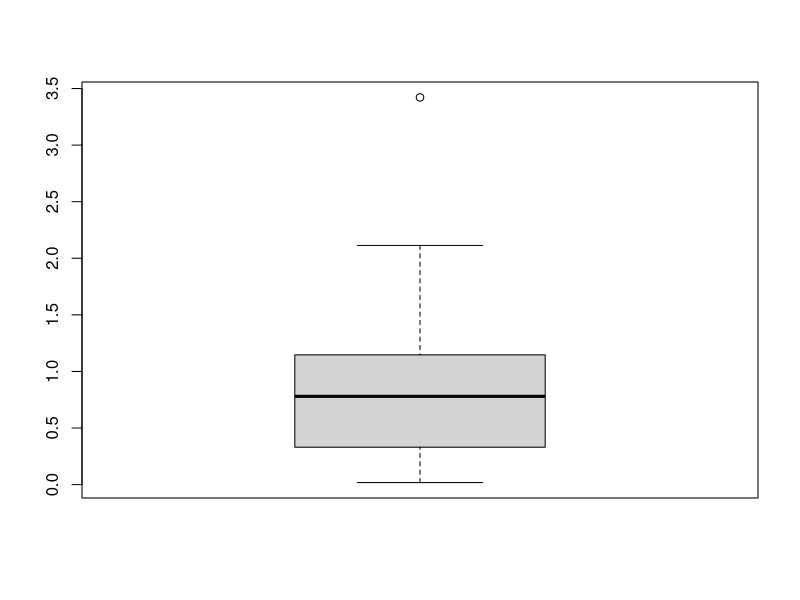
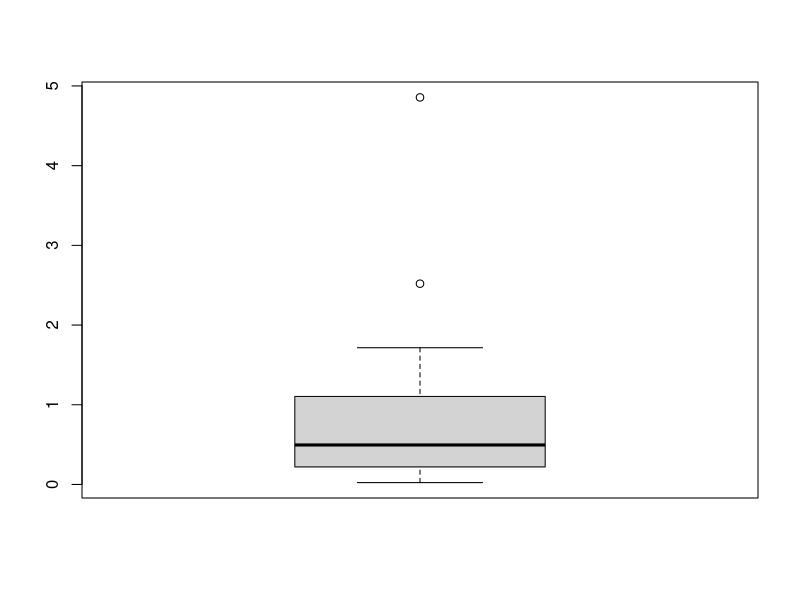

The R script that drew these images, in order:
## ---- chunk 1
library(readxl) #for reading excel
## ---- chunk 2
t1_minus_t2 <- read_excel("t1_minus_t2.xlsx")
## ---- chunk 3
numcolmax <- length(t1_minus_t2[1, ]) #original number of columns
distances <- as.data.frame(t1_minus_t2[ , c(1, seq(5, numcolmax, by = 4))]) #extracting, turning into dataframe

#str(distances) #look at; I commented this out using "#"; you can remove this

#columns were not in order (left and right were not necessarily beside each other); fixed using sort

distances <- distances[ , c(1, order(names(distances[, 2:45])) + 1)] #sorting, not including the first column

#str(distances) #look at; manually sorting it is; I commented this out using "#"; you can remove this

distances_sorted <- distances[ , c(1:20, 22, 21, 23, 24, 27, 25, 28, 26, 29, 32, 35, 30, 33, 31, 34, 36, 40, 37, 41, 38, 42, 39, 43, 44, 45)]  #here I am sorting manually; this could be rearranged in excel as well before starting

str(distances_sorted) #look at; it looks good now

## ---- chunk 4
as.data.frame(cbind(minimum = sapply(distances_sorted,min, na.rm = TRUE), maximum =  sapply(distances_sorted,max, na.rm = TRUE), average = sapply(distances_sorted,mean, na.rm = TRUE), median = sapply(distances_sorted,median, na.rm = TRUE))) #summary statistics
## ---- chunk 5
asym <- distances_sorted[ , 1]
for (landmark in 1:22){
   asym <- as.data.frame(cbind(asym, as.vector(abs(distances_sorted[, (2*landmark)] - distances_sorted[, (2*landmark + 1)]))))
}

names(asym) <- names(distances_sorted[ , c(1, seq(2, 44, by = 2))])
## ---- chunk 6
as.data.frame(cbind(minimum = sapply(asym, min, na.rm = TRUE), maximum =  sapply(asym, max, na.rm = TRUE), average = sapply(asym, mean, na.rm = TRUE), median = sapply(asym, median, na.rm = TRUE))) #summary statistics
## ---- chunk 7

boxplot(asym$k_l_dist)

print(asym$k_l_dist)

boxplot(asym$u6_l_furc_dist)

print(asym$u6_l_furc_dist)

## ---- chunk 8
#This below is no longer needed. This is where I manually removed the data with errors (the extreme outliers)

# distances_sorted$k_r_dist[22] <- NA #replacing extreme outlier with NA
# 
# distances_sorted$k_l_dist[22] <- NA #paired observation
# 
# distances_sorted$u6_l_furc_dist[19] <- NA #replacing extreme outlier with NA
# 
# distances_sorted$u6_r_furc_dist[19] <- NA #paired observation

## ---- chunk 9
as.data.frame(cbind(minimum = sapply(distances_sorted,min, na.rm = TRUE), maximum =  sapply(distances_sorted,max, na.rm = TRUE), average = sapply(distances_sorted,mean, na.rm = TRUE), median = sapply(distances_sorted,median, na.rm = TRUE))) #summary statistics
## ---- chunk 10
asym <- distances_sorted[ , 1]
for (landmark in 1:22){
   asym <- as.data.frame(cbind(asym, as.vector(abs(distances_sorted[, (2*landmark)] - distances_sorted[, (2*landmark + 1)]))))
}

names(asym) <- names(distances_sorted[ , c(1, seq(2, 44, by = 2))])
## ---- chunk 11
as.data.frame(cbind(minimum = sapply(asym, min, na.rm = TRUE), maximum =  sapply(asym, max, na.rm = TRUE), average = sapply(asym, mean, na.rm = TRUE), median = sapply(asym, median, na.rm = TRUE))) #summary statistics
